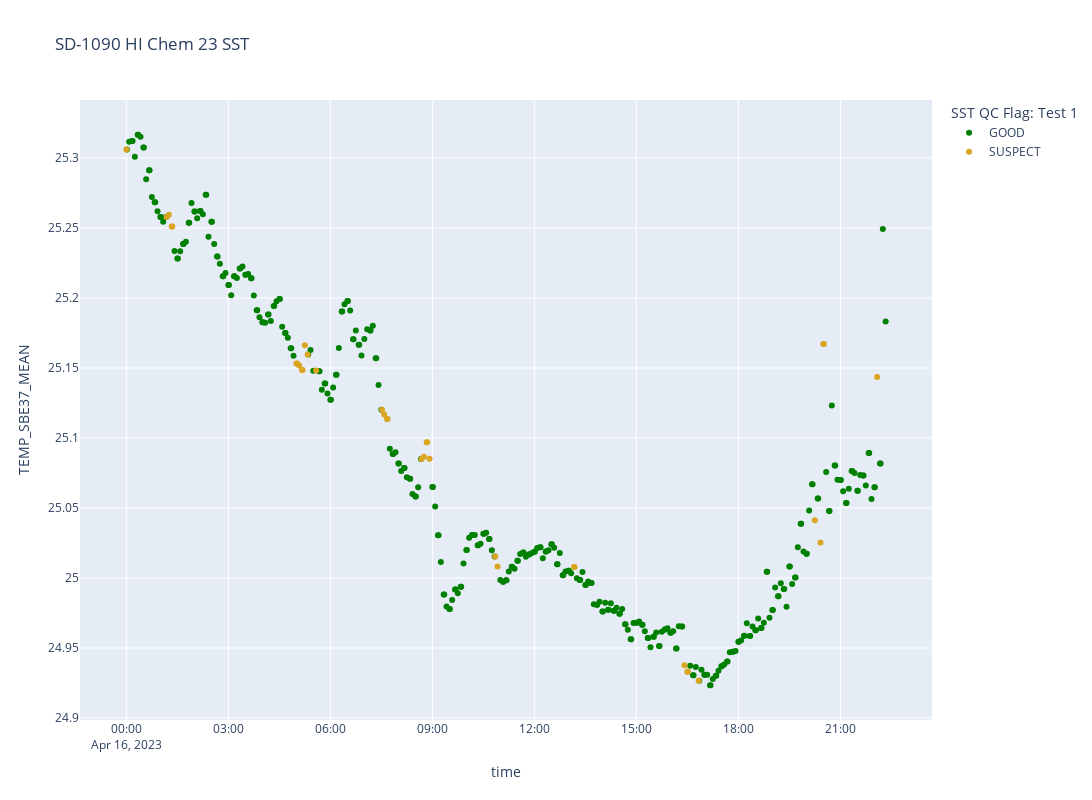

Here is the notebook cell this chart was saved with:
### Markdown cell above
#### Test 1 - Temperature

### Code cell
px.scatter(
    hi1090qc, 
    x="time", y="TEMP_SBE37_MEAN", 
    color='SST QC Flag: Test 1', 
    width = 1400, height = 800, 
    color_discrete_sequence=["green", "gray", "goldenrod", "red", "black"], 
    category_orders={"SST QC Flag: Test 1": ["GOOD", "UNKNKOWN", "SUSPECT", "FAIL", "MISSING"]},
    title='SD-1090 HI Chem 23 SST'
    )

### Figure 1 — Plotly figure (JSON) as saved in the notebook; plotly's stock layout.template omitted (floating-point values rounded to 4 significant figures; data arrays with more than 128 entries replaced by an {"elided": "..."} marker saying what was removed)
{"data": [{"hovertemplate": "SST QC Flag: Test 1=GOOD<br>time=%{x}<br>TEMP_SBE37_MEAN=%{y}<extra></extra>", "legendgroup": "GOOD", "marker": {"color": "green", "symbol": "circle"}, "mode": "markers", "name": "GOOD", "orientation": "v", "showlegend": true, "type": "scatter", "x": {"elided": "365 str values"}, "xaxis": "x", "y": {"elided": "365 float values"}, "yaxis": "y"}, {"hovertemplate": "SST QC Flag: Test 1=SUSPECT<br>time=%{x}<br>TEMP_SBE37_MEAN=%{y}<extra></extra>", "legendgroup": "SUSPECT", "marker": {"color": "goldenrod", "symbol": "circle"}, "mode": "markers", "name": "SUSPECT", "orientation": "v", "showlegend": true, "type": "scatter", "x": ["2023-04-16 00:00:00", "2023-04-16 01:11:00", "2023-04-16 01:15:00", "2023-04-16 01:20:00", "2023-04-16 01:21:00", "2023-04-16 05:00:00", "2023-04-16 05:01:00", "2023-04-16 05:05:00", "2023-04-16 05:10:00", "2023-04-16 05:11:00", "2023-04-16 05:15:00", "2023-04-16 05:20:00", "2023-04-16 05:35:00", "2023-04-16 07:31:00", "2023-04-16 07:35:00", "2023-04-16 07:40:00", "2023-04-16 07:41:00", "2023-04-16 08:41:00", "2023-04-16 08:45:00", "2023-04-16 08:50:00", "2023-04-16 08:51:00", "2023-04-16 08:55:00", "2023-04-16 10:51:00", "2023-04-16 10:55:00", "2023-04-16 13:10:00", "2023-04-16 13:11:00", "2023-04-16 16:25:00", "2023-04-16 16:30:00", "2023-04-16 16:31:00", "2023-04-16 16:50:00", "2023-04-16 20:15:00", "2023-04-16 20:25:00", "2023-04-16 20:30:00", "2023-04-16 20:31:00", "2023-04-16 22:05:00"], "xaxis": "x", "y": [25.31, 25.26, 25.26, 25.25, 25.25, 25.15, 25.15, 25.15, 25.15, 25.15, 25.17, 25.16, 25.15, 25.12, 25.12, 25.11, 25.11, 25.09, 25.09, 25.1, 25.1, 25.09, 25.02, 25.01, 25.01, 25.01, 24.94, 24.93, 24.93, 24.93, 25.04, 25.03, 25.17, 25.17, 25.14], "yaxis": "y"}], "layout": {"height": 800, "legend": {"title": {"text": "SST QC Flag: Test 1"}, "tracegroupgap": 0}, "title": {"text": "SD-1090 HI Chem 23 SST"}, "width": 1400, "xaxis": {"anchor": "y", "domain": [0, 1], "title": {"text": "time"}}, "yaxis": {"anchor": "x", "domain": [0, 1], "title": {"text": "TEMP_SBE37_MEAN"}}}}
